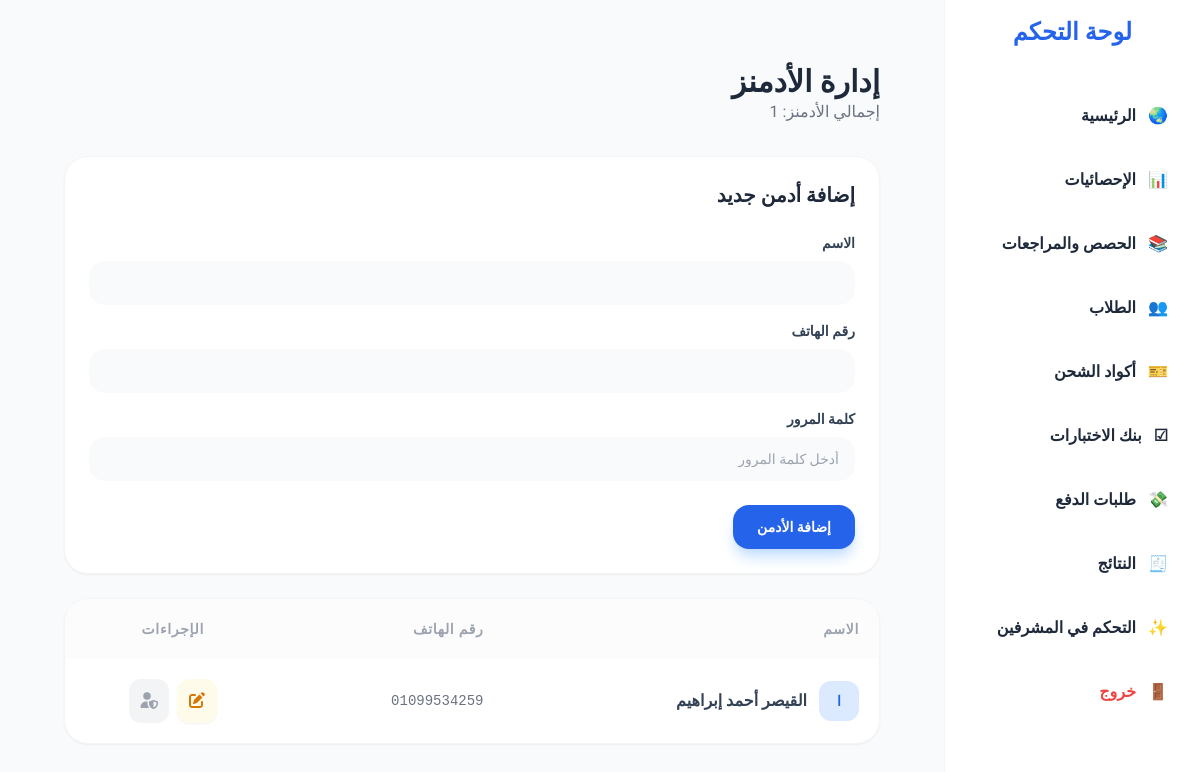
The app's page /admin/mx_admins.php (signed in) with its own data.
### tables this page shows
CREATE TABLE `users` (
  `id` int(11) NOT NULL,
  `full_name` varchar(100) DEFAULT NULL,
  `phone` varchar(20) DEFAULT NULL,
  `password` varchar(255) DEFAULT NULL,
  `balance` decimal(10,2) DEFAULT 0.00,
  `role` enum('student','admin') DEFAULT 'student',
  `student_grade` int(11) DEFAULT 3,
  `avatar_url` varchar(255) DEFAULT NULL
);

### admin/mx_admins.php (the view, shortened to what this page needs)
<?php
require_once 'header.php';
$current_user_id = (int)($_SESSION['user_id'] ?? 0);
$edit_admin = null;
$stmt = $pdo->prepare("SELECT * FROM users WHERE role = 'admin' ORDER BY id DESC");
$stmt->execute();
$admins = $stmt->fetchAll(PDO::FETCH_ASSOC);
?>
<div class="flex-1 w-full max-w-full overflow-x-hidden p-4 md:p-8">
    <div class="mb-8 flex flex-col md:flex-row justify-between items-start md:items-center gap-4">
        <div>
            <h2 class="text-2xl md:text-3xl font-black text-slate-800 dark:text-white">إدارة الأدمنز</h2>
            <p class="text-gray-500 text-sm md:text-base">إجمالي الأدمنز: <?php echo count($admins); ?></p>
        </div>
    </div>
    <div class="grid grid-cols-1 xl:grid-cols-3 gap-6">
        <div class="xl:col-span-1 bg-white dark:bg-slate-800 rounded-3xl shadow-sm border border-gray-100 dark:border-slate-700 p-6">
            <h3 class="text-xl font-black text-slate-800 dark:text-white mb-6">
                <?php echo $edit_admin ? 'تعديل أدمن' : 'إضافة أدمن جديد'; ?>
            </h3>
            <form method="POST" class="space-y-4">
                <div>
                    <label class="block mb-2 text-sm font-bold text-slate-700 dark:text-slate-200">الاسم</label>
                    <input type="text" name="full_name"
                           value="<?php echo htmlspecialchars($edit_admin['full_name'] ?? ''); ?>"
                           class="w-full bg-gray-50 dark:bg-slate-900 border-none py-3 px-4 rounded-2xl text-sm focus:ring-2 focus:ring-blue-500 dark:text-white transition-all"
                           required>
                </div>
                <div>
                    <label class="block mb-2 text-sm font-bold text-slate-700 dark:text-slate-200">رقم الهاتف</label>
                    <input type="text" name="phone"
                           value="<?php echo htmlspecialchars($edit_admin['phone'] ?? ''); ?>"
                           class="w-full bg-gray-50 dark:bg-slate-900 border-none py-3 px-4 rounded-2xl text-sm focus:ring-2 focus:ring-blue-500 dark:text-white transition-all"
                           required>
                </div>
                <div>
                    <label class="block mb-2 text-sm font-bold text-slate-700 dark:text-slate-200">
                        كلمة المرور <?php echo $edit_admin ? '(اختياري)' : ''; ?>
                    </label>
                    <input type="password" name="password"
                           placeholder="<?php echo $edit_admin ? 'اتركها فارغة إذا لا تريد تغييرها' : 'أدخل كلمة المرور'; ?>"
                           class="w-full bg-gray-50 dark:bg-slate-900 border-none py-3 px-4 rounded-2xl text-sm focus:ring-2 focus:ring-blue-500 dark:text-white transition-all"
                           <?php echo $edit_admin ? '' : 'required'; ?>>
                </div>
                <div class="flex flex-col sm:flex-row gap-3 pt-2">
                    <button type="submit"
                            class="bg-blue-600 hover:bg-blue-700 text-white px-6 py-3 rounded-2xl font-bold text-sm transition-all shadow-lg shadow-blue-200 dark:shadow-none">
                        <?php echo $edit_admin ? 'حفظ التعديل' : 'إضافة الأدمن'; ?>
                    </button>
                </div>
            </form>
        </div>
        <div class="xl:col-span-2 bg-white dark:bg-slate-800 rounded-3xl shadow-sm border border-gray-100 dark:border-slate-700 overflow-hidden">
            <div class="overflow-x-auto w-full custom-scrollbar">
                <table class="w-full text-right min-w-[700px]">
                    <thead>
                        <tr class="bg-gray-50/50 dark:bg-slate-700/50 text-gray-400 text-xs md:text-sm uppercase tracking-wider">
                            <th class="p-5 font-bold">الاسم</th>
                            <th class="p-5 font-bold">رقم الهاتف</th>
                            <th class="p-5 font-bold text-center">الإجراءات</th>
                        </tr>
                    </thead>
                    <tbody class="divide-y divide-gray-50 dark:divide-slate-700">
                        <?php foreach ($admins as $admin): ?>
                            <tr class="hover:bg-gray-50/80 dark:hover:bg-slate-700/30 transition-colors">
                                <td class="p-5">
                                    <div class="flex items-center gap-3">
                                        <div class="w-10 h-10 bg-blue-100 dark:bg-blue-900/30 text-blue-600 dark:text-blue-400 rounded-xl flex items-center justify-center font-bold text-sm">
                                            <?php echo mb_substr($admin['full_name'], 0, 1, 'utf-8'); ?>
                                        </div>
                                        <div class="font-bold text-slate-700 dark:text-slate-200 whitespace-nowrap">
                                            <?php echo htmlspecialchars($admin['full_name']); ?>
                                        </div>
                                    </div>
                                </td>
                                <td class="p-5 text-gray-500 font-mono text-sm whitespace-nowrap">
                                    <?php echo htmlspecialchars($admin['phone']); ?>
                                </td>
                                <td class="p-5">
                                    <div class="flex justify-center gap-2">
                                        <a href="?edit=<?php echo $admin['id']; ?>"
                                           title="تعديل"
                                           class="p-2.5 bg-amber-50 dark:bg-amber-900/20 text-amber-600 dark:text-amber-400 rounded-xl hover:bg-amber-100 transition shadow-sm">
                                            <i class="fa-solid fa-pen-to-square"></i>
                                        </a>
                                        <?php if ((int)$admin['id'] !== $current_user_id): ?>
                                            <a href="?delete=<?php echo $admin['id']; ?>"
                                               onclick="return confirm('هل أنت متأكد من حذف الأدمن؟')"
                                               title="حذف"
                                               class="p-2.5 bg-red-50 dark:bg-red-900/20 text-red-600 dark:text-red-400 rounded-xl hover:bg-red-100 transition shadow-sm">
                                                <i class="fa-solid fa-trash"></i>
                                            </a>
                                        <?php else: ?>
                                            <span class="p-2.5 bg-gray-100 dark:bg-slate-700 text-gray-400 rounded-xl cursor-not-allowed" title="هذا حسابك الحالي">
                                                <i class="fa-solid fa-user-shield"></i>
                                            </span>
                                        <?php endif; ?>
                                    </div>
                                </td>
                            </tr>
                        <?php endforeach; ?>
                    </tbody>
                </table>
            </div>
        </div>
    </div>
</div>
<?php
echo "</main></div></body></html>";
?>

### admin/header.php (style rules this page uses)
body { font-family: 'IBM Plex Sans Arabic', sans-serif; }

### records on screen
users: full_name "ا", full_name "القيصر أحمد إبراهيم", phone "01099534259"

### other values on screen
count($admins) "1"
